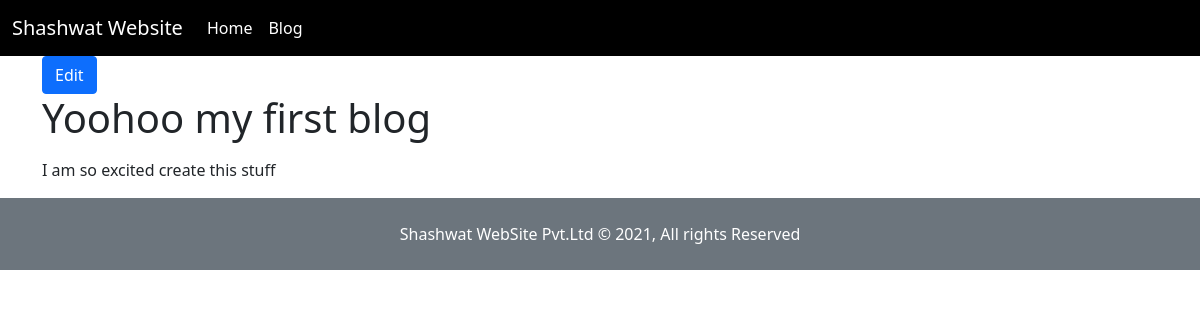
Screenshot of /blogs/read/my-first-blog with the database file from the repository.
### blog/models.py (models this page shows)
class BlogPost(models.Model):
    title = models.CharField(max_length=120)
    slug = models.SlugField(unique=True)
    content = RichTextField(blank=True, null=True)

### blog/views.py (the view)
# urls.py: path('read/<str:slug>', read_blog, name="read_blog"),
def read_blog(request, slug):
    template_name = "readblog.html"
    blog_obj = BlogPost.objects.filter(slug=slug)
    if blog_obj.count() >= 1:
        blog_obj = blog_obj.first()
    context = {"blog": blog_obj}
    return render(request, template_name, context)

### blog/templates/readblog.html (shortened to what this page needs)
{% extends 'base.html' %}
{% block content %}
<div class="container">
    <a class="btn btn-primary" href="/blogs/edit/{{blog.slug}}">Edit</a>
    <h1>{{blog.title}}</h1>
    <p>{{blog.content | safe }}</p>
</div>
{% endblock %}

### rows the page displays
BlogPost: title "Yoohoo my first blog", content "I am so excited create this stuff"
